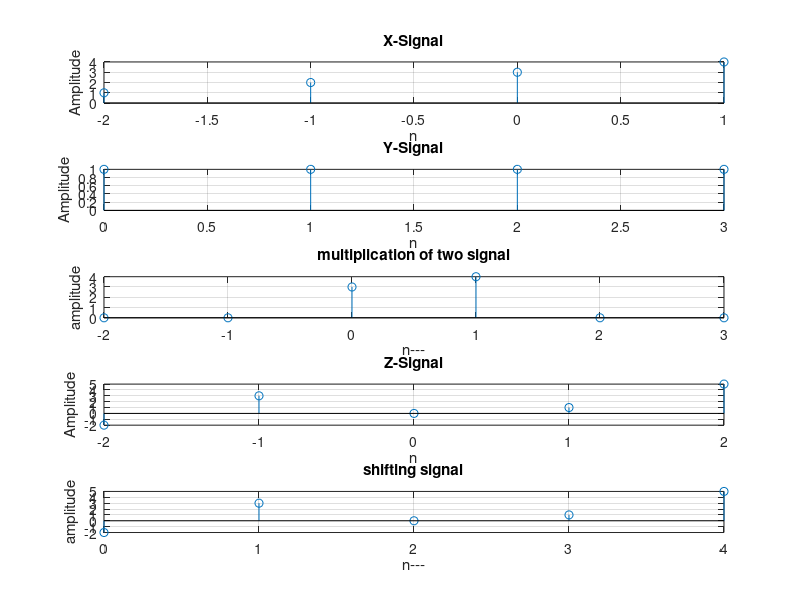

Here is the MATLAB script that generated this plot:
clc;
clear all;
close all;

n1=-2:1;
n2=0:3;
n3=-2:2;
x=[1,2,3,4];
y=[1,1,1,1];
z=[-2,3,0,1,5];
range=min(min(n1),min(n2)):max(max(n1),max(n2));
y1=[];
t1=1;
for i=1:length(range)
    if(range(i)<min(n1) || range(i)>max(n1))
        y1=[y1 0];
    else
        y1=[y1 x(t1)];
        t1=t1+1;
    end
end
y2=[];
t2=1;
for i=1:length(range)
    if(range(i)<min(n2) || range(i)>max(n2))
        y2=[y2 0];
%shifting signal
    else
        y2=[y2 y(t2)];
        t2=t2+1;
    end
end
subplot(5,1,1);
stem(n1,x);
grid on;
title('X-Signal');
xlabel('n');
ylabel('Amplitude');

subplot(5,1,2);
stem(n2,y);
grid on;
title('Y-Signal');
xlabel('n');
ylabel('Amplitude');

y3=y1.*y2 ;
subplot(5,1,3);
stem(range,y3);
grid on;
title('multiplication of two signal');
xlabel('n---');
ylabel('amplitude');

subplot(5,1,4);
stem(n3,z);
grid on;
title('Z-Signal');
xlabel('n');
ylabel('Amplitude');


n=n3+2;
subplot(5,1,5);
stem(n,z);
grid on;
title('shifting signal');
xlabel('n---');
ylabel('amplitude');
